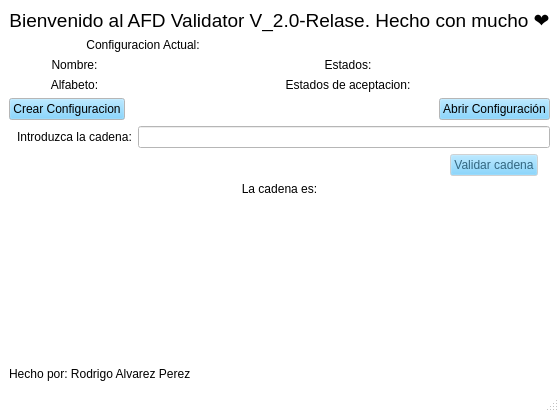
<?xml version="1.0" encoding="UTF-8"?>
<ui version="4.0">
 <class>MainWindow</class>
 <widget class="QMainWindow" name="MainWindow">
  <property name="geometry">
   <rect>
    <x>0</x>
    <y>0</y>
    <width>519</width>
    <height>412</height>
   </rect>
  </property>
  <property name="palette">
   <palette>
    <active>
     <colorrole role="WindowText">
      <brush brushstyle="SolidPattern">
       <color alpha="255">
        <red>0</red>
        <green>0</green>
        <blue>0</blue>
       </color>
      </brush>
     </colorrole>
     <colorrole role="Button">
      <brush brushstyle="SolidPattern">
       <color alpha="255">
        <red>102</red>
        <green>204</green>
        <blue>255</blue>
       </color>
      </brush>
     </colorrole>
     <colorrole role="Light">
      <brush brushstyle="SolidPattern">
       <color alpha="255">
        <red>230</red>
        <green>247</green>
        <blue>255</blue>
       </color>
      </brush>
     </colorrole>
     <colorrole role="Midlight">
      <brush brushstyle="SolidPattern">
       <color alpha="255">
        <red>166</red>
        <green>225</green>
        <blue>255</blue>
       </color>
      </brush>
     </colorrole>
     <colorrole role="Dark">
      <brush brushstyle="SolidPattern">
       <color alpha="255">
        <red>51</red>
        <green>102</green>
        <blue>127</blue>
       </color>
      </brush>
     </colorrole>
     <colorrole role="Mid">
      <brush brushstyle="SolidPattern">
       <color alpha="255">
        <red>68</red>
        <green>136</green>
        <blue>170</blue>
       </color>
      </brush>
     </colorrole>
     <colorrole role="Text">
      <brush brushstyle="SolidPattern">
       <color alpha="255">
        <red>0</red>
        <green>0</green>
        <blue>0</blue>
       </color>
      </brush>
     </colorrole>
     <colorrole role="BrightText">
      <brush brushstyle="SolidPattern">
       <color alpha="255">
        <red>255</red>
        <green>255</green>
        <blue>255</blue>
       </color>
      </brush>
     </colorrole>
     <colorrole role="ButtonText">
      <brush brushstyle="SolidPattern">
       <color alpha="255">
        <red>0</red>
        <green>0</green>
        <blue>0</blue>
       </color>
      </brush>
     </colorrole>
     <colorrole role="Base">
      <brush brushstyle="SolidPattern">
       <color alpha="255">
        <red>255</red>
        <green>255</green>
        <blue>255</blue>
       </color>
      </brush>
     </colorrole>
     <colorrole role="Window">
      <brush brushstyle="SolidPattern">
       <color alpha="255">
        <red>255</red>
        <green>255</green>
        <blue>255</blue>
       </color>
      </brush>
     </colorrole>
     <colorrole role="Shadow">
      <brush brushstyle="SolidPattern">
       <color alpha="255">
        <red>0</red>
        <green>0</green>
        <blue>0</blue>
       </color>
      </brush>
     </colorrole>
     <colorrole role="AlternateBase">
      <brush brushstyle="SolidPattern">
       <color alpha="255">
        <red>178</red>
        <green>229</green>
        <blue>255</blue>
       </color>
      </brush>
     </colorrole>
     <colorrole role="ToolTipBase">
      <brush brushstyle="SolidPattern">
       <color alpha="255">
        <red>255</red>
        <green>255</green>
        <blue>220</blue>
       </color>
      </brush>
     </colorrole>
     <colorrole role="ToolTipText">
      <brush brushstyle="SolidPattern">
       <color alpha="255">
        <red>0</red>
        <green>0</green>
        <blue>0</blue>
       </color>
      </brush>
     </colorrole>
    </active>
    <inactive>
     <colorrole role="WindowText">
      <brush brushstyle="SolidPattern">
       <color alpha="255">
        <red>0</red>
        <green>0</green>
        <blue>0</blue>
       </color>
      </brush>
     </colorrole>
     <colorrole role="Button">
      <brush brushstyle="SolidPattern">
       <color alpha="255">
        <red>102</red>
        <green>204</green>
        <blue>255</blue>
       </color>
      </brush>
     </colorrole>
     <colorrole role="Light">
      <brush brushstyle="SolidPattern">
       <color alpha="255">
        <red>230</red>
        <green>247</green>
        <blue>255</blue>
       </color>
      </brush>
     </colorrole>
     <colorrole role="Midlight">
      <brush brushstyle="SolidPattern">
       <color alpha="255">
        <red>166</red>
        <green>225</green>
        <blue>255</blue>
       </color>
      </brush>
     </colorrole>
     <colorrole role="Dark">
      <brush brushstyle="SolidPattern">
       <color alpha="255">
        <red>51</red>
        <green>102</green>
        <blue>127</blue>
       </color>
      </brush>
     </colorrole>
     <colorrole role="Mid">
      <brush brushstyle="SolidPattern">
       <color alpha="255">
        <red>68</red>
        <green>136</green>
        <blue>170</blue>
       </color>
      </brush>
     </colorrole>
     <colorrole role="Text">
      <brush brushstyle="SolidPattern">
       <color alpha="255">
        <red>0</red>
        <green>0</green>
        <blue>0</blue>
       </color>
      </brush>
     </colorrole>
     <colorrole role="BrightText">
      <brush brushstyle="SolidPattern">
       <color alpha="255">
        <red>255</red>
        <green>255</green>
        <blue>255</blue>
       </color>
      </brush>
     </colorrole>
     <colorrole role="ButtonText">
      <brush brushstyle="SolidPattern">
       <color alpha="255">
        <red>0</red>
        <green>0</green>
        <blue>0</blue>
       </color>
      </brush>
     </colorrole>
     <colorrole role="Base">
      <brush brushstyle="SolidPattern">
       <color alpha="255">
        <red>255</red>
        <green>255</green>
        <blue>255</blue>
       </color>
      </brush>
     </colorrole>
     <colorrole role="Window">
      <brush brushstyle="SolidPattern">
       <color alpha="255">
        <red>255</red>
        <green>255</green>
        <blue>255</blue>
       </color>
      </brush>
     </colorrole>
     <colorrole role="Shadow">
      <brush brushstyle="SolidPattern">
       <color alpha="255">
        <red>0</red>
        <green>0</green>
        <blue>0</blue>
       </color>
      </brush>
     </colorrole>
     <colorrole role="AlternateBase">
      <brush brushstyle="SolidPattern">
       <color alpha="255">
        <red>178</red>
        <green>229</green>
        <blue>255</blue>
       </color>
      </brush>
     </colorrole>
     <colorrole role="ToolTipBase">
      <brush brushstyle="SolidPattern">
       <color alpha="255">
        <red>255</red>
        <green>255</green>
        <blue>220</blue>
       </color>
      </brush>
     </colorrole>
     <colorrole role="ToolTipText">
      <brush brushstyle="SolidPattern">
       <color alpha="255">
        <red>0</red>
        <green>0</green>
        <blue>0</blue>
       </color>
      </brush>
     </colorrole>
    </inactive>
    <disabled>
     <colorrole role="WindowText">
      <brush brushstyle="SolidPattern">
       <color alpha="255">
        <red>51</red>
        <green>102</green>
        <blue>127</blue>
       </color>
      </brush>
     </colorrole>
     <colorrole role="Button">
      <brush brushstyle="SolidPattern">
       <color alpha="255">
        <red>102</red>
        <green>204</green>
        <blue>255</blue>
       </color>
      </brush>
     </colorrole>
     <colorrole role="Light">
      <brush brushstyle="SolidPattern">
       <color alpha="255">
        <red>230</red>
        <green>247</green>
        <blue>255</blue>
       </color>
      </brush>
     </colorrole>
     <colorrole role="Midlight">
      <brush brushstyle="SolidPattern">
       <color alpha="255">
        <red>166</red>
        <green>225</green>
        <blue>255</blue>
       </color>
      </brush>
     </colorrole>
     <colorrole role="Dark">
      <brush brushstyle="SolidPattern">
       <color alpha="255">
        <red>51</red>
        <green>102</green>
        <blue>127</blue>
       </color>
      </brush>
     </colorrole>
     <colorrole role="Mid">
      <brush brushstyle="SolidPattern">
       <color alpha="255">
        <red>68</red>
        <green>136</green>
        <blue>170</blue>
       </color>
      </brush>
     </colorrole>
     <colorrole role="Text">
      <brush brushstyle="SolidPattern">
       <color alpha="255">
        <red>51</red>
        <green>102</green>
        <blue>127</blue>
       </color>
      </brush>
     </colorrole>
     <colorrole role="BrightText">
      <brush brushstyle="SolidPattern">
       <color alpha="255">
        <red>255</red>
        <green>255</green>
        <blue>255</blue>
       </color>
      </brush>
     </colorrole>
     <colorrole role="ButtonText">
      <brush brushstyle="SolidPattern">
       <color alpha="255">
        <red>51</red>
        <green>102</green>
        <blue>127</blue>
       </color>
      </brush>
     </colorrole>
     <colorrole role="Base">
      <brush brushstyle="SolidPattern">
       <color alpha="255">
        <red>255</red>
        <green>255</green>
        <blue>255</blue>
       </color>
      </brush>
     </colorrole>
     <colorrole role="Window">
      <brush brushstyle="SolidPattern">
       <color alpha="255">
        <red>255</red>
        <green>255</green>
        <blue>255</blue>
       </color>
      </brush>
     </colorrole>
     <colorrole role="Shadow">
      <brush brushstyle="SolidPattern">
       <color alpha="255">
        <red>0</red>
        <green>0</green>
        <blue>0</blue>
       </color>
      </brush>
     </colorrole>
     <colorrole role="AlternateBase">
      <brush brushstyle="SolidPattern">
       <color alpha="255">
        <red>102</red>
        <green>204</green>
        <blue>255</blue>
       </color>
      </brush>
     </colorrole>
     <colorrole role="ToolTipBase">
      <brush brushstyle="SolidPattern">
       <color alpha="255">
        <red>255</red>
        <green>255</green>
        <blue>220</blue>
       </color>
      </brush>
     </colorrole>
     <colorrole role="ToolTipText">
      <brush brushstyle="SolidPattern">
       <color alpha="255">
        <red>0</red>
        <green>0</green>
        <blue>0</blue>
       </color>
      </brush>
     </colorrole>
    </disabled>
   </palette>
  </property>
  <property name="windowTitle">
   <string>AFD Validator</string>
  </property>
  <property name="unifiedTitleAndToolBarOnMac">
   <bool>false</bool>
  </property>
  <widget class="QWidget" name="centralwidget">
   <layout class="QVBoxLayout" name="verticalLayout">
    <item>
     <widget class="QLabel" name="lblTitle">
      <property name="text">
       <string>&lt;html&gt;&lt;head/&gt;&lt;body&gt;&lt;p&gt;&lt;span style=&quot; font-size:14pt;&quot;&gt;Bienvenido al AFD Validator V_2.0-Relase. Hecho con mucho ❤️&lt;/span&gt;&lt;/p&gt;&lt;/body&gt;&lt;/html&gt;</string>
      </property>
      <property name="textFormat">
       <enum>Qt::AutoText</enum>
      </property>
      <property name="scaledContents">
       <bool>true</bool>
      </property>
      <property name="alignment">
       <set>Qt::AlignCenter</set>
      </property>
      <property name="margin">
       <number>6</number>
      </property>
     </widget>
    </item>
    <item>
     <layout class="QHBoxLayout" name="HLConfig_Act">
      <item>
       <widget class="QLabel" name="lblHeaderConfig">
        <property name="text">
         <string>Configuracion Actual:</string>
        </property>
        <property name="alignment">
         <set>Qt::AlignCenter</set>
        </property>
       </widget>
      </item>
      <item>
       <widget class="QLabel" name="lblConfig_File_Name">
        <property name="text">
         <string/>
        </property>
       </widget>
      </item>
     </layout>
    </item>
    <item>
     <layout class="QGridLayout" name="GLConfiguracion">
      <item row="0" column="0">
       <widget class="QLabel" name="lblHead_Nombre">
        <property name="text">
         <string>Nombre:</string>
        </property>
        <property name="textFormat">
         <enum>Qt::PlainText</enum>
        </property>
        <property name="alignment">
         <set>Qt::AlignCenter</set>
        </property>
        <property name="wordWrap">
         <bool>true</bool>
        </property>
        <property name="margin">
         <number>4</number>
        </property>
       </widget>
      </item>
      <item row="0" column="1">
       <widget class="QLabel" name="lblNombre">
        <property name="text">
         <string/>
        </property>
        <property name="textFormat">
         <enum>Qt::PlainText</enum>
        </property>
        <property name="alignment">
         <set>Qt::AlignCenter</set>
        </property>
        <property name="wordWrap">
         <bool>true</bool>
        </property>
        <property name="margin">
         <number>4</number>
        </property>
       </widget>
      </item>
      <item row="0" column="2">
       <widget class="QLabel" name="lblHead_Estados">
        <property name="text">
         <string>Estados:</string>
        </property>
        <property name="textFormat">
         <enum>Qt::PlainText</enum>
        </property>
        <property name="alignment">
         <set>Qt::AlignCenter</set>
        </property>
        <property name="wordWrap">
         <bool>true</bool>
        </property>
        <property name="margin">
         <number>4</number>
        </property>
       </widget>
      </item>
      <item row="0" column="4">
       <widget class="QLabel" name="lblEstados">
        <property name="text">
         <string/>
        </property>
        <property name="textFormat">
         <enum>Qt::PlainText</enum>
        </property>
        <property name="alignment">
         <set>Qt::AlignCenter</set>
        </property>
        <property name="wordWrap">
         <bool>true</bool>
        </property>
        <property name="margin">
         <number>4</number>
        </property>
       </widget>
      </item>
      <item row="1" column="0">
       <widget class="QLabel" name="lblHead_Alfabeto">
        <property name="text">
         <string>Alfabeto:</string>
        </property>
        <property name="textFormat">
         <enum>Qt::PlainText</enum>
        </property>
        <property name="alignment">
         <set>Qt::AlignCenter</set>
        </property>
        <property name="wordWrap">
         <bool>true</bool>
        </property>
        <property name="margin">
         <number>4</number>
        </property>
       </widget>
      </item>
      <item row="1" column="1">
       <widget class="QLabel" name="lblAlfabeto">
        <property name="text">
         <string/>
        </property>
        <property name="textFormat">
         <enum>Qt::PlainText</enum>
        </property>
        <property name="alignment">
         <set>Qt::AlignCenter</set>
        </property>
        <property name="wordWrap">
         <bool>true</bool>
        </property>
        <property name="margin">
         <number>4</number>
        </property>
       </widget>
      </item>
      <item row="1" column="2">
       <widget class="QLabel" name="lblHead_Est_Aceptacion">
        <property name="text">
         <string>Estados de aceptacion:</string>
        </property>
        <property name="textFormat">
         <enum>Qt::PlainText</enum>
        </property>
        <property name="alignment">
         <set>Qt::AlignCenter</set>
        </property>
        <property name="wordWrap">
         <bool>true</bool>
        </property>
        <property name="margin">
         <number>4</number>
        </property>
       </widget>
      </item>
      <item row="1" column="4">
       <widget class="QLabel" name="lblEst_Acept">
        <property name="text">
         <string/>
        </property>
        <property name="textFormat">
         <enum>Qt::PlainText</enum>
        </property>
        <property name="alignment">
         <set>Qt::AlignCenter</set>
        </property>
        <property name="wordWrap">
         <bool>true</bool>
        </property>
        <property name="margin">
         <number>4</number>
        </property>
       </widget>
      </item>
     </layout>
    </item>
    <item>
     <layout class="QHBoxLayout" name="HLConfig_Buttons">
      <item>
       <widget class="QPushButton" name="btnCreateConfig">
        <property name="text">
         <string>Crear Configuracion</string>
        </property>
       </widget>
      </item>
      <item>
       <spacer name="horizontalSpacer">
        <property name="orientation">
         <enum>Qt::Horizontal</enum>
        </property>
        <property name="sizeHint" stdset="0">
         <size>
          <width>40</width>
          <height>20</height>
         </size>
        </property>
       </spacer>
      </item>
      <item>
       <widget class="QPushButton" name="btnLoadConfig">
        <property name="text">
         <string>Abrir Configuración</string>
        </property>
        <property name="flat">
         <bool>false</bool>
        </property>
       </widget>
      </item>
     </layout>
    </item>
    <item>
     <layout class="QHBoxLayout" name="HLCadena">
      <property name="leftMargin">
       <number>8</number>
      </property>
      <item>
       <widget class="QLabel" name="lblHeader_Input">
        <property name="text">
         <string>Introduzca la cadena:</string>
        </property>
        <property name="alignment">
         <set>Qt::AlignCenter</set>
        </property>
       </widget>
      </item>
      <item>
       <widget class="QLineEdit" name="txtInput">
        <property name="enabled">
         <bool>false</bool>
        </property>
        <property name="clearButtonEnabled">
         <bool>true</bool>
        </property>
       </widget>
      </item>
     </layout>
    </item>
    <item>
     <layout class="QHBoxLayout" name="HLValidate">
      <property name="rightMargin">
       <number>12</number>
      </property>
      <item>
       <spacer name="horizontalSpacer_2">
        <property name="orientation">
         <enum>Qt::Horizontal</enum>
        </property>
        <property name="sizeHint" stdset="0">
         <size>
          <width>40</width>
          <height>20</height>
         </size>
        </property>
       </spacer>
      </item>
      <item>
       <widget class="QPushButton" name="btnValidate">
        <property name="enabled">
         <bool>false</bool>
        </property>
        <property name="text">
         <string>Validar cadena</string>
        </property>
       </widget>
      </item>
     </layout>
    </item>
    <item>
     <widget class="QLabel" name="lblResult">
      <property name="text">
       <string>La cadena es:</string>
      </property>
      <property name="alignment">
       <set>Qt::AlignCenter</set>
      </property>
      <property name="margin">
       <number>6</number>
      </property>
     </widget>
    </item>
    <item>
     <spacer name="verticalSpacer">
      <property name="orientation">
       <enum>Qt::Vertical</enum>
      </property>
      <property name="sizeHint" stdset="0">
       <size>
        <width>20</width>
        <height>40</height>
       </size>
      </property>
     </spacer>
    </item>
    <item>
     <widget class="QLabel" name="lblAuthor">
      <property name="text">
       <string>Hecho por: Rodrigo Alvarez Perez</string>
      </property>
     </widget>
    </item>
   </layout>
  </widget>
  <widget class="QMenuBar" name="menubar">
   <property name="geometry">
    <rect>
     <x>0</x>
     <y>0</y>
     <width>519</width>
     <height>22</height>
    </rect>
   </property>
  </widget>
  <widget class="QStatusBar" name="statusbar"/>
 </widget>
 <resources/>
 <connections/>
</ui>
